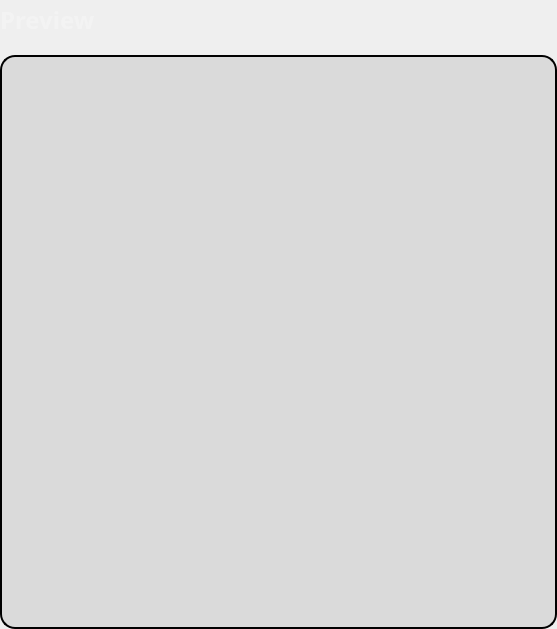
               <widget class="QFrame" name="reportPreviewVerticalFrame">
                <layout class="QVBoxLayout" name="verticalLayout_14">
                 <property name="spacing">
                  <number>15</number>
                 </property>
                 <property name="leftMargin">
                  <number>0</number>
                 </property>
                 <property name="topMargin">
                  <number>0</number>
                 </property>
                 <property name="rightMargin">
                  <number>0</number>
                 </property>
                 <property name="bottomMargin">
                  <number>0</number>
                 </property>
                 <item>
                  <widget class="QLabel" name="reportPreviewLabel">
                   <property name="minimumSize">
                    <size>
                     <width>100</width>
                     <height>40</height>
                    </size>
                   </property>
                   <property name="maximumSize">
                    <size>
                     <width>16777215</width>
                     <height>16777215</height>
                    </size>
                   </property>
                   <property name="font">
                    <font>
                     <family>Cairo</family>
                     <pointsize>18</pointsize>
                     <weight>75</weight>
                     <bold>true</bold>
                    </font>
                   </property>
                   <property name="styleSheet">
                    <string notr="true">#reportPreviewLabel {
	background-color: transparent;
	color: #f3f3f3;
}</string>
                   </property>
                   <property name="text">
                    <string>Preview</string>
                   </property>
                   <property name="alignment">
                    <set>Qt::AlignLeading|Qt::AlignLeft|Qt::AlignVCenter</set>
                   </property>
                   <property name="wordWrap">
                    <bool>false</bool>
                   </property>
                  </widget>
                 </item>
                 <item>
                  <widget class="QFrame" name="previewTableVerticalFrame">
                   <property name="styleSheet">
                    <string notr="true">#previewTableVerticalFrame {
   background-color: rgba(204, 204, 204, 0.6);;
   color: black;
   border-radius: 15px;
   border-style: outset;
   border-width: 2px;
   border-color: black;	
}</string>
                   </property>
                   <layout class="QVBoxLayout" name="verticalLayout_12">
                    <property name="spacing">
                     <number>10</number>
                    </property>
                    <property name="leftMargin">
                     <number>1</number>
                    </property>
                    <property name="topMargin">
                     <number>7</number>
                    </property>
                    <property name="rightMargin">
                     <number>1</number>
                    </property>
                    <property name="bottomMargin">
                     <number>7</number>
                    </property>
                    <item>
                     <widget class="QTableView" name="reportPreviewTableView">
                      <property name="minimumSize">
                       <size>
                        <width>551</width>
                        <height>556</height>
                       </size>
                      </property>
                      <property name="font">
                       <font>
                        <family>Cairo</family>
                        <pointsize>10</pointsize>
                       </font>
                      </property>
                      <property name="styleSheet">
                       <string notr="true">QTableView {
    border-radius: 8px;
    background-color: transparent;
    gridline-color: black;
}

QHeaderView::section {
    background-color: rgba(204, 204, 204, 0.6);
    color: black;
    font-size: 14px;
    font-weight: bold;
	border-right: 1px solid black;
	border-top: none;
	border-left: none;
	border-bottom:2px solid black;
}

QTableView QHeaderView::section:vertical {
    background-color: rgba(204, 204, 204, 0.6);
    color: black;
    font-size: 14px;
    font-weight: bold;
	gridline-color: black;
}

QTableView::item {
    padding: 6px;
}

QTableView::corner {
    background-color: #3498db;
    border-top-left-radius: 8px;
}

QTableView QScrollBar:vertical {
    width: 4px;
    margin: 0px;
	border: none;
 	background: #f3f3f3;

}

QTableView QScrollBar::handle:vertical {
    background: black;
}

</string>
                      </property>
                      <property name="verticalScrollBarPolicy">
                       <enum>Qt::ScrollBarAsNeeded</enum>
                      </property>
                      <property name="horizontalScrollBarPolicy">
                       <enum>Qt::ScrollBarAlwaysOff</enum>
                      </property>
                      <property name="textElideMode">
                       <enum>Qt::ElideLeft</enum>
                      </property>
                      <attribute name="horizontalHeaderMinimumSectionSize">
                       <number>110</number>
                      </attribute>
                      <attribute name="horizontalHeaderHighlightSections">
                       <bool>false</bool>
                      </attribute>
                      <attribute name="horizontalHeaderShowSortIndicator" stdset="0">
                       <bool>true</bool>
                      </attribute>
                      <attribute name="horizontalHeaderStretchLastSection">
                       <bool>true</bool>
                      </attribute>
                      <attribute name="verticalHeaderVisible">
                       <bool>false</bool>
                      </attribute>
                      <attribute name="verticalHeaderCascadingSectionResizes">
                       <bool>true</bool>
                      </attribute>
                      <attribute name="verticalHeaderMinimumSectionSize">
                       <number>30</number>
                      </attribute>
                      <attribute name="verticalHeaderDefaultSectionSize">
                       <number>32</number>
                      </attribute>
                      <attribute name="verticalHeaderStretchLastSection">
                       <bool>true</bool>
                      </attribute>
                     </widget>
                    </item>
                   </layout>
                  </widget>
                 </item>
                </layout>
               </widget>
